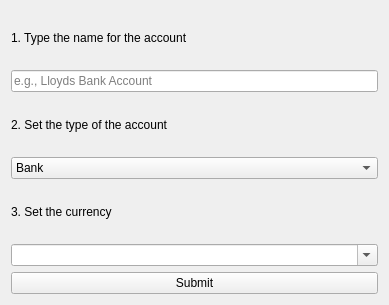
<?xml version="1.0" encoding="UTF-8"?>
<ui version="4.0">
 <class>Form</class>
 <widget class="QWidget" name="Form">
  <property name="geometry">
   <rect>
    <x>0</x>
    <y>0</y>
    <width>389</width>
    <height>305</height>
   </rect>
  </property>
  <property name="windowTitle">
   <string>Form</string>
  </property>
  <layout class="QVBoxLayout" name="verticalLayout">
   <item>
    <widget class="QLabel" name="label">
     <property name="text">
      <string>1. Type the name for the account</string>
     </property>
    </widget>
   </item>
   <item>
    <widget class="QLineEdit" name="account_name_type">
     <property name="text">
      <string/>
     </property>
     <property name="placeholderText">
      <string>e.g., Lloyds Bank Account</string>
     </property>
    </widget>
   </item>
   <item>
    <widget class="QLabel" name="label_2">
     <property name="text">
      <string>2. Set the type of the account</string>
     </property>
    </widget>
   </item>
   <item>
    <widget class="QComboBox" name="account_type_combo">
     <property name="editable">
      <bool>false</bool>
     </property>
     <item>
      <property name="text">
       <string>Bank</string>
      </property>
     </item>
     <item>
      <property name="text">
       <string>Cash</string>
      </property>
     </item>
     <item>
      <property name="text">
       <string>Credit Card</string>
      </property>
     </item>
     <item>
      <property name="text">
       <string>Investment</string>
      </property>
     </item>
     <item>
      <property name="text">
       <string>Other</string>
      </property>
     </item>
    </widget>
   </item>
   <item>
    <widget class="QLabel" name="label_3">
     <property name="text">
      <string>3. Set the currency</string>
     </property>
    </widget>
   </item>
   <item>
    <widget class="QComboBox" name="account_currency_combo">
     <property name="editable">
      <bool>true</bool>
     </property>
     <property name="insertPolicy">
      <enum>QComboBox::InsertPolicy::NoInsert</enum>
     </property>
     <property name="placeholderText">
      <string>Search Currency ...</string>
     </property>
    </widget>
   </item>
   <item>
    <widget class="QPushButton" name="submit_button">
     <property name="text">
      <string>Submit</string>
     </property>
    </widget>
   </item>
  </layout>
 </widget>
 <resources/>
 <connections/>
</ui>
